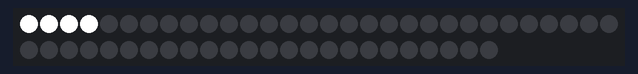
Simulated run of this program. Board: Arduino Uno, built with avr-gcc and run on an emulated ATmega328P. Shown: 54 RGB LEDs in strip order, left to right, continuing on the next row. Dim RGB values are drawn brighter than linear.

Above: at 0.15 s.
At 2.66 s:
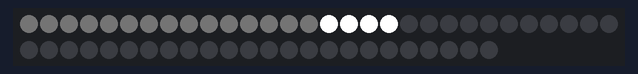
At 9.65 s:
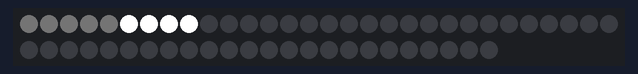
At 19.96 s:
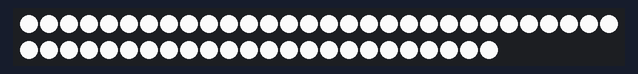
At 31.06 s:
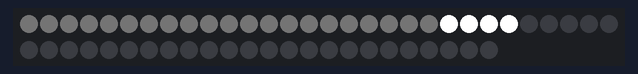
At 38.49 s:
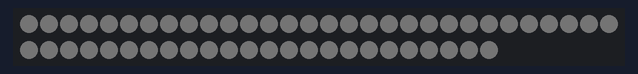

Measured:
- what the display in image 5 shows lasts 0.4 s, from 38.3 s to 38.7 s

The program:

main.cpp
```cpp
#include <FastLED.h>
#include <Arduino.h>

#define Light_NUM_LEDS 54
CRGBArray<Light_NUM_LEDS> leds;
int Light_Brightness = 5;
int fadeAmount = 5;


void setup()
{
  FastLED.setBrightness(255);
  FastLED.addLeds<NEOPIXEL, 3>(leds, Light_NUM_LEDS);

}


void motion()
{
  fill_solid( &(leds[0]), Light_NUM_LEDS, CHSV( 0, 0, 0) );

  for (int i = 0; i< Light_NUM_LEDS-3; i++)
  {
    leds[i]= CRGB::White;
    leds[i+1] = CRGB::White;
    leds[i+2] = CRGB:: White;
    leds[i+3] = CRGB::White;
    FastLED.show();
    delay(5);
    leds[i].setHSV(0,0,10);
    leds[i+1].setHSV(0,0,10);
    leds[i+2].setHSV(0,0,10);
    leds[i+3].setHSV(0,0,10);
    FastLED.show();
  }

}

void fade()
{
  fill_solid( &(leds[0]), Light_NUM_LEDS, CHSV( 0, 0, 255) );
FastLED.show();
for (int i =0; i<45; i++)
{
 Light_Brightness = Light_Brightness - fadeAmount;
    fill_solid( &(leds[0]), Light_NUM_LEDS, CHSV( 0, 0, Light_Brightness) );
    FastLED.show();
    delay(30);
}
}

void loop()
{
  motion();
  delay(400);
  fade();
}
```
